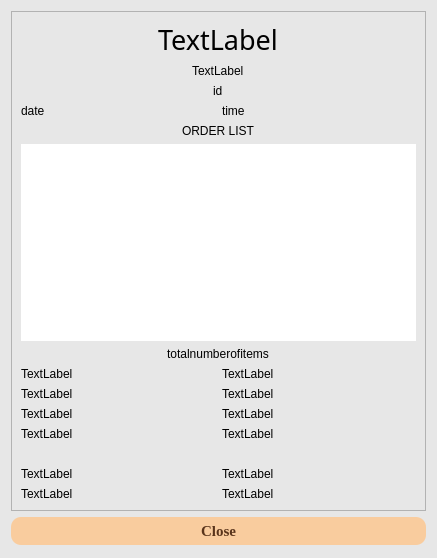
<?xml version="1.0" encoding="UTF-8"?>
<ui version="4.0">
 <class>ViewReceipt</class>
 <widget class="QDialog" name="ViewReceipt">
  <property name="geometry">
   <rect>
    <x>0</x>
    <y>0</y>
    <width>437</width>
    <height>558</height>
   </rect>
  </property>
  <property name="windowTitle">
   <string>Official Receipt</string>
  </property>
  <property name="styleSheet">
   <string notr="true">background-color: rgb(231, 231, 231);</string>
  </property>
  <layout class="QVBoxLayout" name="verticalLayout" stretch="0,0">
   <item>
    <widget class="QScrollArea" name="scrollArea">
     <property name="sizePolicy">
      <sizepolicy hsizetype="Minimum" vsizetype="Fixed">
       <horstretch>0</horstretch>
       <verstretch>0</verstretch>
      </sizepolicy>
     </property>
     <property name="minimumSize">
      <size>
       <width>0</width>
       <height>500</height>
      </size>
     </property>
     <property name="font">
      <font>
       <family>Monaco</family>
       <pointsize>9</pointsize>
       <italic>false</italic>
       <bold>false</bold>
      </font>
     </property>
     <property name="styleSheet">
      <string notr="true">font: 9pt &quot;Monaco&quot;;</string>
     </property>
     <property name="widgetResizable">
      <bool>true</bool>
     </property>
     <widget class="QWidget" name="scrollAreaWidgetContents">
      <property name="geometry">
       <rect>
        <x>0</x>
        <y>0</y>
        <width>417</width>
        <height>498</height>
       </rect>
      </property>
      <layout class="QVBoxLayout" name="verticalLayout_2">
       <item alignment="Qt::AlignHCenter">
        <widget class="QLabel" name="RestaurantName">
         <property name="sizePolicy">
          <sizepolicy hsizetype="Minimum" vsizetype="Maximum">
           <horstretch>0</horstretch>
           <verstretch>0</verstretch>
          </sizepolicy>
         </property>
         <property name="minimumSize">
          <size>
           <width>2</width>
           <height>0</height>
          </size>
         </property>
         <property name="font">
          <font>
           <family>Monaco</family>
           <pointsize>20</pointsize>
           <italic>false</italic>
           <bold>false</bold>
          </font>
         </property>
         <property name="styleSheet">
          <string notr="true">font: 20pt &quot;Monaco&quot;;</string>
         </property>
         <property name="text">
          <string>TextLabel</string>
         </property>
        </widget>
       </item>
       <item alignment="Qt::AlignHCenter">
        <widget class="QLabel" name="CompanyName">
         <property name="sizePolicy">
          <sizepolicy hsizetype="Preferred" vsizetype="Maximum">
           <horstretch>0</horstretch>
           <verstretch>0</verstretch>
          </sizepolicy>
         </property>
         <property name="text">
          <string>TextLabel</string>
         </property>
        </widget>
       </item>
       <item alignment="Qt::AlignHCenter">
        <widget class="QLabel" name="TransactionIDLabel">
         <property name="sizePolicy">
          <sizepolicy hsizetype="Preferred" vsizetype="Maximum">
           <horstretch>0</horstretch>
           <verstretch>0</verstretch>
          </sizepolicy>
         </property>
         <property name="text">
          <string>id</string>
         </property>
        </widget>
       </item>
       <item>
        <layout class="QHBoxLayout" name="horizontalLayout">
         <property name="topMargin">
          <number>0</number>
         </property>
         <item>
          <widget class="QLabel" name="TransactionDateLabel">
           <property name="sizePolicy">
            <sizepolicy hsizetype="Preferred" vsizetype="Maximum">
             <horstretch>0</horstretch>
             <verstretch>0</verstretch>
            </sizepolicy>
           </property>
           <property name="text">
            <string>date</string>
           </property>
          </widget>
         </item>
         <item>
          <widget class="QLabel" name="TransactionTimeLabel">
           <property name="sizePolicy">
            <sizepolicy hsizetype="Preferred" vsizetype="Maximum">
             <horstretch>0</horstretch>
             <verstretch>0</verstretch>
            </sizepolicy>
           </property>
           <property name="text">
            <string>time</string>
           </property>
          </widget>
         </item>
        </layout>
       </item>
       <item alignment="Qt::AlignHCenter">
        <widget class="QLabel" name="OrderListLabel">
         <property name="sizePolicy">
          <sizepolicy hsizetype="Preferred" vsizetype="Fixed">
           <horstretch>0</horstretch>
           <verstretch>0</verstretch>
          </sizepolicy>
         </property>
         <property name="text">
          <string>ORDER LIST</string>
         </property>
        </widget>
       </item>
       <item>
        <widget class="QTableWidget" name="tableWidget">
         <property name="font">
          <font>
           <family>Monaco</family>
           <pointsize>9</pointsize>
           <italic>false</italic>
           <bold>false</bold>
          </font>
         </property>
         <property name="styleSheet">
          <string notr="true">border: none;
background:none;</string>
         </property>
         <property name="gridStyle">
          <enum>Qt::DashLine</enum>
         </property>
        </widget>
       </item>
       <item alignment="Qt::AlignHCenter">
        <widget class="QLabel" name="TotalNumberofItemsLabel">
         <property name="text">
          <string>totalnumberofitems</string>
         </property>
        </widget>
       </item>
       <item>
        <layout class="QGridLayout" name="gridLayout_2">
         <property name="topMargin">
          <number>0</number>
         </property>
         <item row="0" column="0">
          <widget class="QLabel" name="SubtotalLabel">
           <property name="text">
            <string>TextLabel</string>
           </property>
          </widget>
         </item>
         <item row="2" column="0">
          <widget class="QLabel" name="DiscountLabel">
           <property name="text">
            <string>TextLabel</string>
           </property>
          </widget>
         </item>
         <item row="0" column="1">
          <widget class="QLabel" name="DeliveryChargeLabel">
           <property name="text">
            <string>TextLabel</string>
           </property>
          </widget>
         </item>
         <item row="1" column="1">
          <widget class="QLabel" name="ValueAddedTaxLabel">
           <property name="text">
            <string>TextLabel</string>
           </property>
          </widget>
         </item>
         <item row="2" column="1">
          <widget class="QLabel" name="GrandTotalLabel">
           <property name="text">
            <string>TextLabel</string>
           </property>
          </widget>
         </item>
         <item row="1" column="0">
          <widget class="QLabel" name="PaymentChargeLabel">
           <property name="text">
            <string>TextLabel</string>
           </property>
          </widget>
         </item>
         <item row="3" column="1">
          <widget class="QLabel" name="ChangeLabel">
           <property name="text">
            <string>TextLabel</string>
           </property>
          </widget>
         </item>
         <item row="3" column="0">
          <widget class="QLabel" name="PaidAmountLabel">
           <property name="text">
            <string>TextLabel</string>
           </property>
          </widget>
         </item>
        </layout>
       </item>
       <item>
        <layout class="QGridLayout" name="gridLayout_3">
         <property name="topMargin">
          <number>20</number>
         </property>
         <item row="0" column="0">
          <widget class="QLabel" name="CashierLabel">
           <property name="text">
            <string>TextLabel</string>
           </property>
          </widget>
         </item>
         <item row="0" column="1">
          <widget class="QLabel" name="PaymentMethodLable">
           <property name="text">
            <string>TextLabel</string>
           </property>
          </widget>
         </item>
         <item row="1" column="0">
          <widget class="QLabel" name="DeliveryMethodLabel">
           <property name="text">
            <string>TextLabel</string>
           </property>
          </widget>
         </item>
         <item row="1" column="1">
          <widget class="QLabel" name="PromoCodeLabel">
           <property name="text">
            <string>TextLabel</string>
           </property>
          </widget>
         </item>
        </layout>
       </item>
      </layout>
     </widget>
    </widget>
   </item>
   <item>
    <widget class="QPushButton" name="pushButton">
     <property name="font">
      <font>
       <family>Georgia</family>
       <pointsize>11</pointsize>
       <bold>true</bold>
      </font>
     </property>
     <property name="styleSheet">
      <string notr="true">
QPushButton{
	background-color: rgb(249, 204, 158);
	color: rgb(89, 52, 27);
	border-radius: 10px;
	padding: 5px 0px 5px 0px;
}
QPushButton::hover{
	border: 2px solid rgb(138, 80, 42);
}
QPushButton::pressed{
	border: 2px solid rgb(89, 52, 27);
}</string>
     </property>
     <property name="text">
      <string>Close</string>
     </property>
    </widget>
   </item>
  </layout>
 </widget>
 <resources/>
 <connections/>
</ui>
